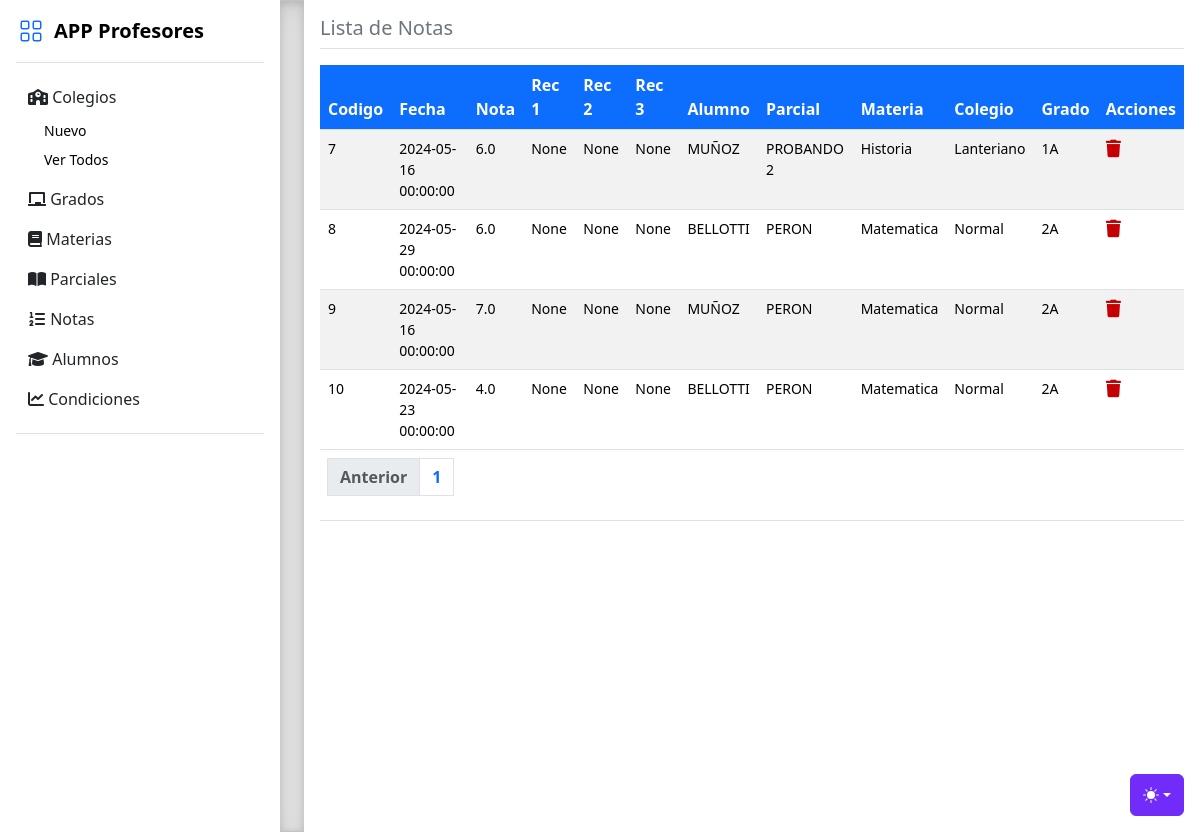
The page /notas/ver on the database as committed earlier.
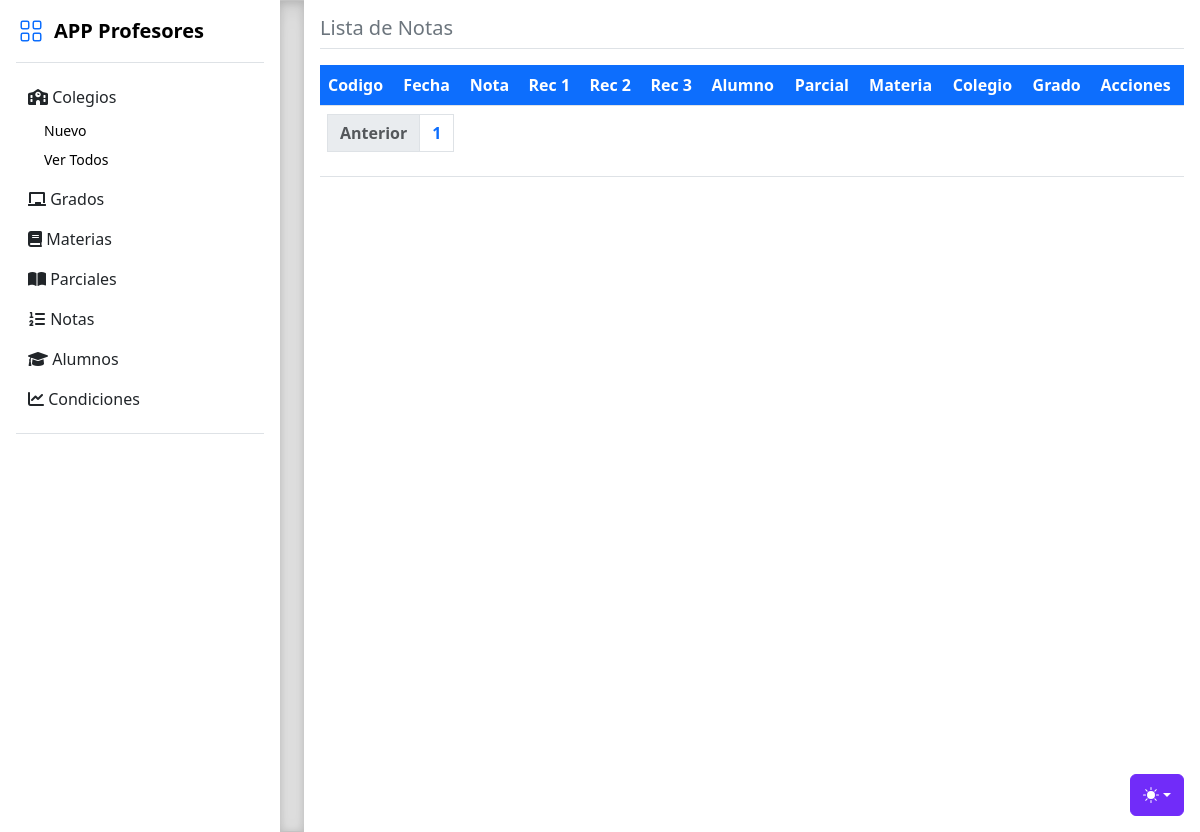
The same page on the database as committed later.
### tables this page shows
CREATE TABLE notas (
  id INTEGER PRIMARY KEY AUTOINCREMENT,
  fecha DATE NOT NULL,
  nota FLOAT NOT NULL,
  rec1 FLOAT,
  rec2 FLOAT,
  rec3 FLOAT,
  id_alumno INTEGER NOT NULL,
  id_parcial INTEGER NOT NULL,
  FOREIGN KEY (id_alumno) REFERENCES alumnos(id),
  FOREIGN KEY (id_parcial) REFERENCES parciales(id)
);

CREATE TABLE alumnos (
  id INTEGER PRIMARY KEY AUTOINCREMENT,
  nombres VARCHAR(255) NOT NULL,
  apellidos VARCHAR(255) NOT NULL,
  email VARCHAR(255),
  id_colegios INTEGER NOT NULL,
  id_grados INTEGER NOT NULL,
  FOREIGN KEY (id_colegios) REFERENCES colegios(id),
  FOREIGN KEY (id_grados) REFERENCES grados(id)
);

CREATE TABLE parciales (
  id INTEGER PRIMARY KEY AUTOINCREMENT,
  tema VARCHAR(255) NOT NULL,
  id_materias INTEGER NOT NULL,
  FOREIGN KEY (id_materias) REFERENCES materias(id)
);

CREATE TABLE materias (
  id INTEGER PRIMARY KEY AUTOINCREMENT,
  nombre VARCHAR(255) NOT NULL,
  id_colegio INTEGER NOT NULL,
  id_grado INTEGER NOT NULL,
  FOREIGN KEY (id_colegio) REFERENCES colegios(id),
  FOREIGN KEY (id_grado) REFERENCES grados(id)
);

CREATE TABLE colegios (
  id INTEGER PRIMARY KEY AUTOINCREMENT,
  nombre VARCHAR(255) NOT NULL
);

### routers/notas.py (the view)
@router.get("/notas/ver")
def verNotas(req:Request, page: int = 1):
    verDb = FuncionesDB()
    alumnos = verDb.mostrarTabla("alumnos")
    parciales = verDb.mostrarTabla("parciales")
    colegios = verDb.mostrarTabla("colegios")
    materias = verDb.mostrarTabla("materias")
    grados = verDb.mostrarTabla("grados")
    notas2 = verDb.mostrarTabla("notas")
    resultados=[]
    for x in notas2:
        codigo = x[0]
        fecha = x[1]
        nota = x[2]
        rec1 = x[3]
        rec2 = x[4]
        rec3 = x[5]
        alumnoNombre = None
        parcialNombre = None
        materiaNombre = None
        colegioNombre = None
        gradoNombre = None
        for alumno in alumnos:
            if alumno[0] == x[6]:
                alumnoNombre = alumno[2]
        for parcial in parciales:
            if parcial[0] == x[7]:
                parcialNombre = parcial[1]
                for materia in materias:
                    if materia[0] == parcial[2]:
                        materiaNombre=materia[1]
                        for colegio in colegios:
                            if colegio[0] == materia[2]:
                                colegioNombre = colegio[1]
                        for grado in grados:
                            if grado[0] == materia[3]:
                                gradoNombre = grado[1] + grado[2]
        if alumnoNombre and parcialNombre and materiaNombre and colegioNombre and gradoNombre:
            resultados.append({
            "codigo": codigo,
            "fecha": fecha,
            "nota": nota,
            "rec1": rec1,
            "rec2": rec2,
            "rec3": rec3,
            "alumnoNombre": alumnoNombre,
            "parcialNombre": parcialNombre,
            "materiaNombre": materiaNombre,
            "colegioNombre": colegioNombre,
            "gradoNombre": gradoNombre})
    notas = verDb.mostrarTablaPaginada("notas", page, 15)
    total_notas = verDb.contarFilas("notas")
    total_paginas = math.ceil(total_notas / 15)
    return template.TemplateResponse("notas_ver.html", { "request" : req, "resultados": resultados, "notas": notas, "page": page, "total_paginas": total_paginas })

### templates/notas_ver.html (shortened to what the changed rows need)
<!doctype html>
<html lang="es" data-bs-theme="auto">
  <head><script src="/templates/static/color-modes.js"></script>
    <link href="/templates/static/bootstrap.min.css" rel="stylesheet">
    <link href="/templates/static/style.css" rel="stylesheet">
    <link rel="stylesheet" href="https://cdnjs.cloudflare.com/ajax/libs/font-awesome/6.0.0-beta3/css/all.min.css" />
    <link rel="stylesheet" href="https://cdn.jsdelivr.net/npm/@docsearch/css@3">
    <link href="/templates/static/sidebars.css" rel="stylesheet">
  </head>
  <body>
<main class="d-flex flex-nowrap">
  <div class="m-3 w-100 vh-100">
    <article>
      <table class="table table-striped m-0 bg-success text-white">
          <thead>
              <tr>
                  <th class="centrado bg-primary text-white">Codigo</th>
                  <th class="centrado bg-primary text-white">Fecha</th>
                  <th class="centrado bg-primary text-white">Nota</th>
                  <th class="centrado bg-primary text-white">Rec 1</th>
                  <th class="centrado bg-primary text-white">Rec 2</th>
                  <th class="centrado bg-primary text-white">Rec 3</th>
                  <th class="centrado bg-primary text-white">Alumno</th>
                  <th class="centrado bg-primary text-white">Parcial</th>
                  <th class="centrado bg-primary text-white">Materia</th>
                  <th class="centrado bg-primary text-white">Colegio</th>
                  <th class="centrado bg-primary text-white">Grado</th>
                  <th class="centrado bg-primary text-white">Acciones</th>
              </tr>
          </thead>
          <tbody>
          {% for resultado in resultados %}
              <tr>
                  <td class="centrado small">{{ resultado.codigo }}</td>
                  <td class="centrado small">{{ resultado.fecha }}</td>
                  <td class="centrado small">{{ resultado.nota }}</td>
                  <td class="centrado small">{{ resultado.rec1 }}</td>
                  <td class="centrado small">{{ resultado.rec2 }}</td>
                  <td class="centrado small">{{ resultado.rec3 }}</td>
                  <td class="centrado small">{{ resultado.alumnoNombre }}</td>
                  <td class="centrado small">{{ resultado.parcialNombre }}</td>
                  <td class="centrado small">{{ resultado.materiaNombre }}</td>
                  <td class="centrado small">{{ resultado.colegioNombre }}</td>
                  <td class="centrado small">{{ resultado.gradoNombre }}</td>
                  <td class="centrado small">
                    <a href="borrar/{{ resultado.codigo }}"></a>
                      </td>
              </tr>
              {% endfor %}
              </div>
      <table class="table table-striped m-0">
          <thead><tr><th class="text-white m-0">
      <nav aria-label="Page navigation example m-0">
          <ul class="pagination">
              <li class="page-item">
              </li>
              {% for i in range(total_paginas) %}
                  <li class="page-item"><a class="page-link" href="/colegio/ver?page={{ i + 1 }}">{{ i + 1 }}</a></li>
              {% endfor %}
          </ul>
      </nav>
      </tr></thead>
  </table>
</main>
</body>
</html>

Rows that differ between the two databases and show on the page:
no longer on this page (row unchanged): notas: fecha "2024-05-16 00:00:00", nota "6.0"
no longer on this page (row unchanged): alumnos: alumnoNombre "MUÑOZ" "MUÑOZ"
no longer on this page (row unchanged): parciales: parcialNombre "PROBANDO 2"
removed materias: materiaNombre "Historia"
removed colegios: colegioNombre "Lanteriano"
no longer on this page (row unchanged): notas: fecha "2024-05-29 00:00:00", nota "6.0"
no longer on this page (row unchanged): alumnos: alumnoNombre "BELLOTTI" "BELLOTTI"
no longer on this page (row unchanged): parciales: parcialNombre "PERON" "PERON" "PERON"
removed materias: materiaNombre "Matematica" "Matematica" "Matematica"
removed colegios: colegioNombre "Normal" "Normal" "Normal"
no longer on this page (row unchanged): notas: fecha "2024-05-16 00:00:00", nota "7.0"
no longer on this page (row unchanged): notas: fecha "2024-05-23 00:00:00", nota "4.0"
Other text that changed with them:
list line gone: "7 None None None 1A"
list line gone: "8 None None None 2A"
list line gone: "9 None None None 2A"
list line gone: "10 None None None 2A"
